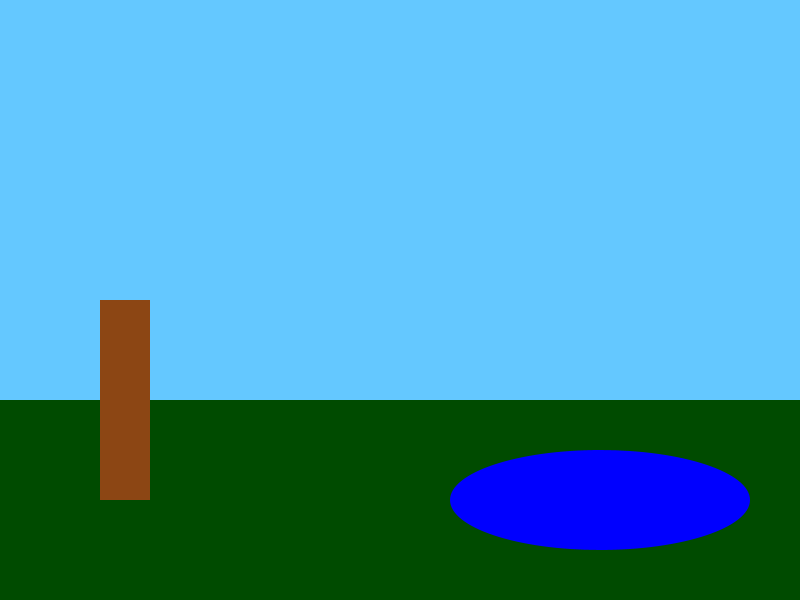
Frame 1 (no input)
Frame 60 (the mouse pressed at the canvas centre just before this capture): identical to frame 1, image omitted
Frame 120 (the mouse held since frame 60 and released just before this capture): identical to frame 1, image omitted

The Processing sketch that drew this single still picture (run headless with seeded random() and noise(); from frame 60 on, the mouse is pressed at the canvas centre):

// Processing sketch: Start_of_WeekendHomework
// ── Start_of_WeekendHomework.pde
void setup() {
  size(800, 600);
  background(100, 200, 255);
  noStroke();
}

void draw() {
  fill(0,75,0);
  rect(0, 400, 800, 500);
  fill(0,0,255);
  ellipse(600, 500, 300, 100);
  fill(140,70,20);
  rect(100,300,50,200);
  fill(200,0,0);
}
